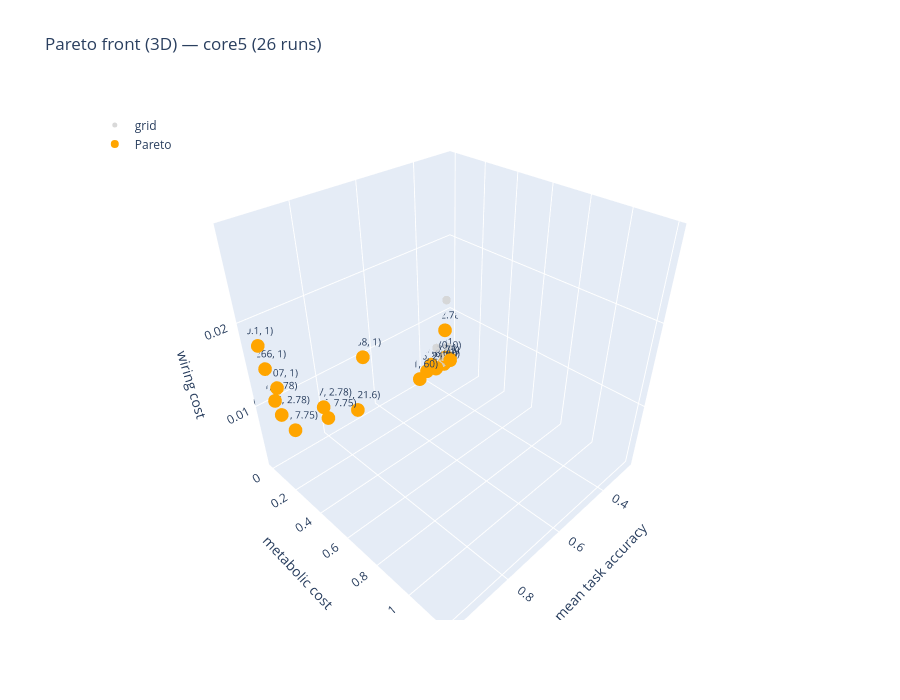

The cell this chart's notebook holds for it:
### Code cell
import plotly.graph_objects as go

pareto = df["is_pareto"].astype(bool)

def hover_text(sub):
    return [
        f"λ_rate={r.lambda_rate:.4g}<br>"
        f"λ_conn={r.lambda_connectivity:.4g}<br>"
        f"acc={r.mean_acc:.3f}  min={getattr(r, 'min_task_acc', float('nan')):.3f}<br>"
        f"task={r.task_loss:.4f}<br>"
        f"meta={r.metabolic_cost:.4f}<br>"
        f"wire={r.wiring_cost:.4f}"
        for r in sub.itertuples()
    ]

grid = df.loc[~pareto]
front = df.loc[pareto]
battery = meta.get("task_battery", "")

if len(pareto_objectives) == 2:
    xcol, ycol = pareto_objectives
    if sweep_mode == "connectivity":
        sweep_label = (
            f"λ_rate fixed ({df['lambda_rate'].iloc[0]:.4g}), sweep λ_conn"
        )
    else:
        sweep_label = (
            f"λ_conn fixed ({df['lambda_connectivity'].iloc[0]:.4g}), sweep λ_rate"
        )
    fig = go.Figure()
    fig.add_trace(
        go.Scatter(
            x=grid[xcol],
            y=grid[ycol],
            mode="markers",
            name="grid",
            marker=dict(size=8, color="lightgray", opacity=0.85),
            text=hover_text(grid),
            hoverinfo="text",
        )
    )
    fig.add_trace(
        go.Scatter(
            x=front[xcol],
            y=front[ycol],
            mode="markers+text",
            name="Pareto",
            marker=dict(size=11, color="orange"),
            text=[
                f"λr={r.lambda_rate:.3g}, λc={r.lambda_connectivity:.3g}"
                for r in front.itertuples()
            ],
            textposition="top center",
            textfont=dict(size=9),
            hovertext=hover_text(front),
            hoverinfo="text",
        )
    )
    fig.update_layout(
        title=f"Pareto front (2D) — {battery}  |  {sweep_label}",
        xaxis_title=OBJECTIVE_LABELS[xcol],
        yaxis_title=OBJECTIVE_LABELS[ycol],
        width=800,
        height=600,
        legend=dict(x=0.02, y=0.98),
    )
else:
    x3, y3, z3 = pareto_objectives
    fig = go.Figure()
    fig.add_trace(
        go.Scatter3d(
            x=grid[x3],
            y=grid[y3],
            z=grid[z3],
            mode="markers",
            name="grid",
            marker=dict(size=5, color="lightgray", opacity=0.85),
            text=hover_text(grid),
            hoverinfo="text",
        )
    )
    fig.add_trace(
        go.Scatter3d(
            x=front[x3],
            y=front[y3],
            z=front[z3],
            mode="markers+text",
            name="Pareto",
            marker=dict(size=8, color="orange"),
            text=[f"({r.lambda_rate:.3g}, {r.lambda_connectivity:.3g})" for r in front.itertuples()],
            textposition="top center",
            textfont=dict(size=10),
            hovertext=hover_text(front),
            hoverinfo="text",
        )
    )
    fig.update_layout(
        title=f"Pareto front (3D) — {battery} ({len(df)} runs)",
        scene=dict(
            xaxis_title=OBJECTIVE_LABELS[x3],
            yaxis_title=OBJECTIVE_LABELS[y3],
            zaxis_title=OBJECTIVE_LABELS[z3],
            aspectmode="cube",
        ),
        width=900,
        height=700,
        legend=dict(x=0.02, y=0.98),
    )

fig.show()

### Figure 1 — Plotly figure (JSON) as saved in the notebook; plotly's stock layout.template omitted (floating-point values rounded to 4 significant figures)
{"data": [{"hoverinfo": "text", "marker": {"color": "lightgray", "opacity": 0.85, "size": 5}, "mode": "markers", "name": "grid", "text": ["λ_rate=0.7071<br>λ_conn=21.56<br>acc=0.341  min=0.195<br>task=0.0289<br>meta=0.0018<br>wire=0.0028", "λ_rate=1.88<br>λ_conn=2.783<br>acc=0.345  min=0.142<br>task=0.0281<br>meta=0.0009<br>wire=0.0057", "λ_rate=1.88<br>λ_conn=7.746<br>acc=0.311  min=0.161<br>task=0.0297<br>meta=0.0008<br>wire=0.0037", "λ_rate=1.88<br>λ_conn=21.56<br>acc=0.318  min=0.195<br>task=0.0296<br>meta=0.0008<br>wire=0.0029", "λ_rate=5<br>λ_conn=1<br>acc=0.296  min=0.178<br>task=0.0301<br>meta=0.0004<br>wire=0.0120", "λ_rate=5<br>λ_conn=7.746<br>acc=0.292  min=0.203<br>task=0.0303<br>meta=0.0004<br>wire=0.0049"], "type": "scatter3d", "x": [0.3409, 0.3446, 0.3112, 0.3178, 0.2961, 0.2922], "y": [0.001798, 0.000908, 0.0007813, 0.0007773, 0.0004046, 0.0003674], "z": [0.002843, 0.005745, 0.003733, 0.002918, 0.01203, 0.004933]}, {"hoverinfo": "text", "hovertext": ["λ_rate=0<br>λ_conn=0<br>acc=0.972  min=0.871<br>task=0.0035<br>meta=1.1931<br>wire=0.0290", "λ_rate=0.1<br>λ_conn=1<br>acc=0.967  min=0.834<br>task=0.0033<br>meta=0.0148<br>wire=0.0175", "λ_rate=0.1<br>λ_conn=2.783<br>acc=0.952  min=0.758<br>task=0.0043<br>meta=0.0153<br>wire=0.0105", "λ_rate=0.1<br>λ_conn=7.746<br>acc=0.909  min=0.660<br>task=0.0061<br>meta=0.0157<br>wire=0.0055", "λ_rate=0.1<br>λ_conn=21.56<br>acc=0.693  min=0.461<br>task=0.0136<br>meta=0.0190<br>wire=0.0035", "λ_rate=0.1<br>λ_conn=60<br>acc=0.433  min=0.280<br>task=0.0247<br>meta=0.0169<br>wire=0.0028", "λ_rate=0.2659<br>λ_conn=1<br>acc=0.959  min=0.794<br>task=0.0040<br>meta=0.0073<br>wire=0.0146", "λ_rate=0.2659<br>λ_conn=2.783<br>acc=0.939  min=0.698<br>task=0.0052<br>meta=0.0078<br>wire=0.0082", "λ_rate=0.2659<br>λ_conn=7.746<br>acc=0.796  min=0.567<br>task=0.0117<br>meta=0.0084<br>wire=0.0045", "λ_rate=0.2659<br>λ_conn=21.56<br>acc=0.394  min=0.233<br>task=0.0239<br>meta=0.0063<br>wire=0.0031", "λ_rate=0.2659<br>λ_conn=60<br>acc=0.351  min=0.169<br>task=0.0279<br>meta=0.0048<br>wire=0.0027", "λ_rate=0.7071<br>λ_conn=1<br>acc=0.936  min=0.680<br>task=0.0057<br>meta=0.0041<br>wire=0.0117", "λ_rate=0.7071<br>λ_conn=2.783<br>acc=0.804  min=0.496<br>task=0.0129<br>meta=0.0038<br>wire=0.0062", "λ_rate=0.7071<br>λ_conn=7.746<br>acc=0.370  min=0.185<br>task=0.0267<br>meta=0.0022<br>wire=0.0037", "λ_rate=0.7071<br>λ_conn=60<br>acc=0.311  min=0.207<br>task=0.0291<br>meta=0.0017<br>wire=0.0026", "λ_rate=1.88<br>λ_conn=1<br>acc=0.648  min=0.388<br>task=0.0192<br>meta=0.0016<br>wire=0.0100", "λ_rate=1.88<br>λ_conn=60<br>acc=0.347  min=0.205<br>task=0.0297<br>meta=0.0008<br>wire=0.0026", "λ_rate=5<br>λ_conn=2.783<br>acc=0.304  min=0.191<br>task=0.0303<br>meta=0.0004<br>wire=0.0077", "λ_rate=5<br>λ_conn=21.56<br>acc=0.298  min=0.192<br>task=0.0305<br>meta=0.0004<br>wire=0.0035", "λ_rate=5<br>λ_conn=60<br>acc=0.280  min=0.190<br>task=0.0305<br>meta=0.0004<br>wire=0.0028"], "marker": {"color": "orange", "size": 8}, "mode": "markers+text", "name": "Pareto", "text": ["(0, 0)", "(0.1, 1)", "(0.1, 2.78)", "(0.1, 7.75)", "(0.1, 21.6)", "(0.1, 60)", "(0.266, 1)", "(0.266, 2.78)", "(0.266, 7.75)", "(0.266, 21.6)", "(0.266, 60)", "(0.707, 1)", "(0.707, 2.78)", "(0.707, 7.75)", "(0.707, 60)", "(1.88, 1)", "(1.88, 60)", "(5, 2.78)", "(5, 21.6)", "(5, 60)"], "textfont": {"size": 10}, "textposition": "top center", "type": "scatter3d", "x": [0.9724, 0.9668, 0.9516, 0.9091, 0.6928, 0.4328, 0.9585, 0.9387, 0.7956, 0.394, 0.3508, 0.9356, 0.8045, 0.3704, 0.3105, 0.6478, 0.3466, 0.3042, 0.2977, 0.2798], "y": [1.193, 0.01477, 0.01529, 0.01566, 0.01904, 0.01694, 0.007312, 0.007832, 0.008381, 0.006267, 0.004836, 0.004079, 0.003799, 0.002173, 0.001694, 0.001623, 0.0007739, 0.0003784, 0.0003586, 0.0003523], "z": [0.02903, 0.01753, 0.01049, 0.005492, 0.003523, 0.002752, 0.01455, 0.008221, 0.004508, 0.003093, 0.002663, 0.01167, 0.006226, 0.003657, 0.002602, 0.01005, 0.002632, 0.007745, 0.003463, 0.002832]}], "layout": {"height": 700, "legend": {"x": 0.02, "y": 0.98}, "scene": {"aspectmode": "cube", "xaxis": {"title": {"text": "mean task accuracy"}}, "yaxis": {"title": {"text": "metabolic cost"}}, "zaxis": {"title": {"text": "wiring cost"}}}, "title": {"text": "Pareto front (3D) — core5 (26 runs)"}, "width": 900}}
